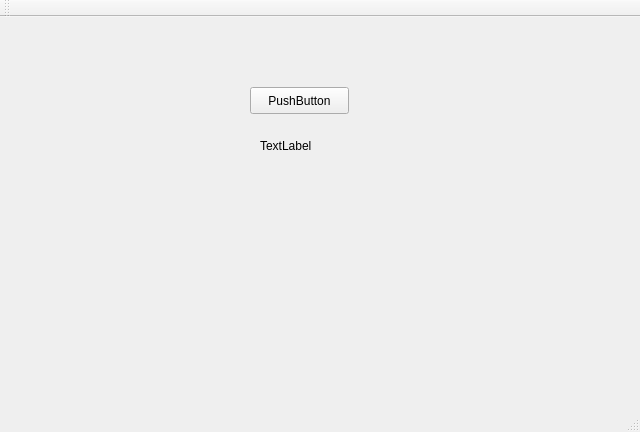
<?xml version="1.0" encoding="UTF-8"?>
<ui version="4.0">
 <class>MainWindow</class>
 <widget class="QMainWindow" name="MainWindow">
  <property name="geometry">
   <rect>
    <x>0</x>
    <y>0</y>
    <width>640</width>
    <height>432</height>
   </rect>
  </property>
  <property name="windowTitle">
   <string>MainWindow</string>
  </property>
  <widget class="QWidget" name="centralWidget">
   <widget class="QPushButton" name="pushButton">
    <property name="geometry">
     <rect>
      <x>250</x>
      <y>70</y>
      <width>99</width>
      <height>27</height>
     </rect>
    </property>
    <property name="text">
     <string>PushButton</string>
    </property>
   </widget>
   <widget class="QLabel" name="label">
    <property name="geometry">
     <rect>
      <x>260</x>
      <y>120</y>
      <width>91</width>
      <height>17</height>
     </rect>
    </property>
    <property name="text">
     <string>TextLabel</string>
    </property>
   </widget>
  </widget>
  <widget class="QMenuBar" name="menuBar">
   <property name="geometry">
    <rect>
     <x>0</x>
     <y>0</y>
     <width>640</width>
     <height>25</height>
    </rect>
   </property>
  </widget>
  <widget class="QToolBar" name="mainToolBar">
   <attribute name="toolBarArea">
    <enum>TopToolBarArea</enum>
   </attribute>
   <attribute name="toolBarBreak">
    <bool>false</bool>
   </attribute>
  </widget>
  <widget class="QStatusBar" name="statusBar"/>
 </widget>
 <layoutdefault spacing="6" margin="11"/>
 <resources/>
 <connections/>
</ui>
